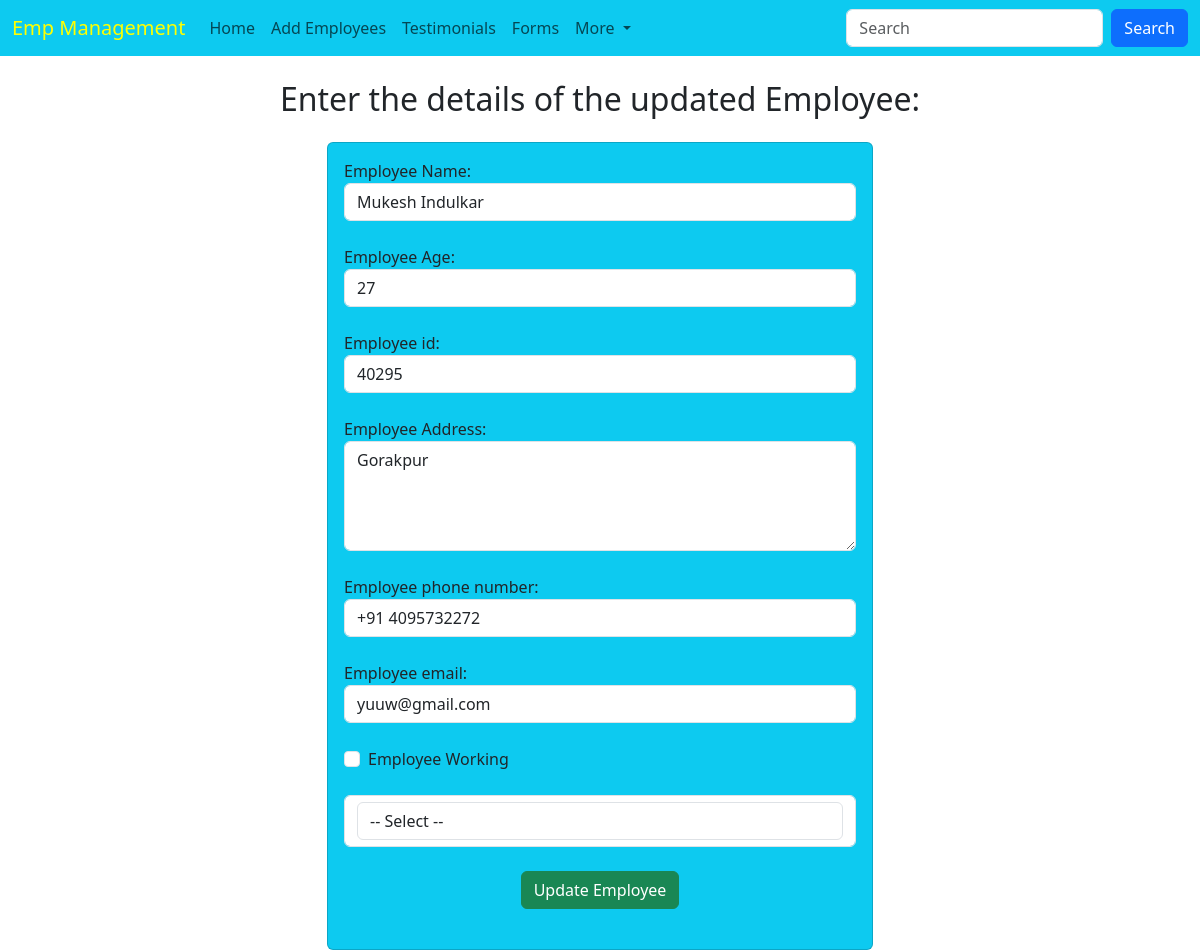
Page /emp/update-emp/14 on the committed database.
### emp/models.py (models this page shows, shortened)
class Emp(models.Model):
    name = models.CharField(max_length=200)
    age = models.CharField(max_length=100)
    emp_id = models.CharField(max_length=200)
    address = models.CharField(max_length=200)
    department = models.CharField(max_length=20)
    email = models.CharField(max_length=50)
    phone = models.CharField(max_length=10)
    working = models.BooleanField(default=True)

### emp/views.py (the view)
# urls.py: path('update-emp/<str:emp_id>', views.update_emp, name="update_emp"),
def update_emp(request,emp_id):
        emp = Emp.objects.get(pk=emp_id)
        return render(request, 'emp/update_emp.html',{
            'emp':emp
        })

### templates/emp/update_emp.html (shortened to what this page needs)
<!DOCTYPE html>
<html lang="en">
  <head>
    <link
      href="https://cdn.jsdelivr.net/npm/bootstrap@5.3.3/dist/css/bootstrap.min.css"
      rel="stylesheet"
    />
  </head>
  <body>
    {% include 'emp/navbar.html'%}
    <h2 class="text-center my-4">Enter the details of the updated Employee:</h2>
    <div class="container">
      <div class="row" >
        <div class="col-md-6 offset-md-3 text-dark ">
          <form action="/emp/do-update-emp/{{emp.id}}" method="POST">
            <div class="card card-body bg-info">
              <div class="mb-4">
                <label for="name">Employee Name:</label>
                <input
                  type="text"
                  id="name"
                  name="name"
                  class="form-control"
                  placeholder="Enter the emp name..."
                  value="{{emp.name}}"
                />
              </div>
              <div class="mb-4">
                <label for="age">Employee Age:</label>
                <input
                  type="text"
                  id="age"
                  name="age"
                  class="form-control"
                  placeholder="Enter the emp age..."
                  value="{{emp.age}}"
                />
              </div>
              <div class="mb-4">
                <label for="emp_id">Employee id:</label>
                <input
                  type="text"
                  id="emp_id"
                  name="emp_id"
                  class="form-control"
                  placeholder="Enter the emp id..."
                  value="{{emp.emp_id}}"
                />
              </div>
              <div class="mb-4">
                <label for="address">Employee Address:</label>
                <textarea
                  name="address"
                  class="form-control"
                  id="address"
                  rows=4
                  placeholder="Enter the emp address..."
                >{{emp.address}}</textarea>
              </div>
              <div class="mb-4">
                <label for="phone">Employee phone number:</label>
                <input
                  type="tel"
                  id="phone"
                  name="phone"
                  class="form-control"
                  placeholder="Enter the emp phone..."
                  value="{{emp.phone}}"
                />
              </div>
              <div class="mb-4">
                <label for="email">Employee email:</label>
                <input
                  type="email"
                  id="email"
                  name="email"
                  class="form-control"
                  placeholder="Enter the emp email..."
                  value="{{emp.email}}"
                />
              <div class="my-4 form-check">
                <label for="working">Employee Working</label>
                <input
                  type="checkbox"
                  id="working"
                  name="working"
                  class="form-check-input"
                />
              </div>
              <div class="mb-4 form-control">
                <select name="department" id="department" class="form-control" value="{{emp.department}}">
                    <option value="select" >-- Select --</option>
                </select>
              </div>
              <div class="container text-center">
              <button class="btn btn-success" action="/emp/do-update-emp/">Update Employee</button>
              </div>
            </div>
          </form>
        </div>
      </div>
    </div>
  </body>
</html>

### rows in the picture
Emp: name "Mukesh Indulkar", age "27", emp_id "40295", address "Gorakpur", phone "+91 4095732272", email "yuuw@gmail.com", department "-- Select --"
